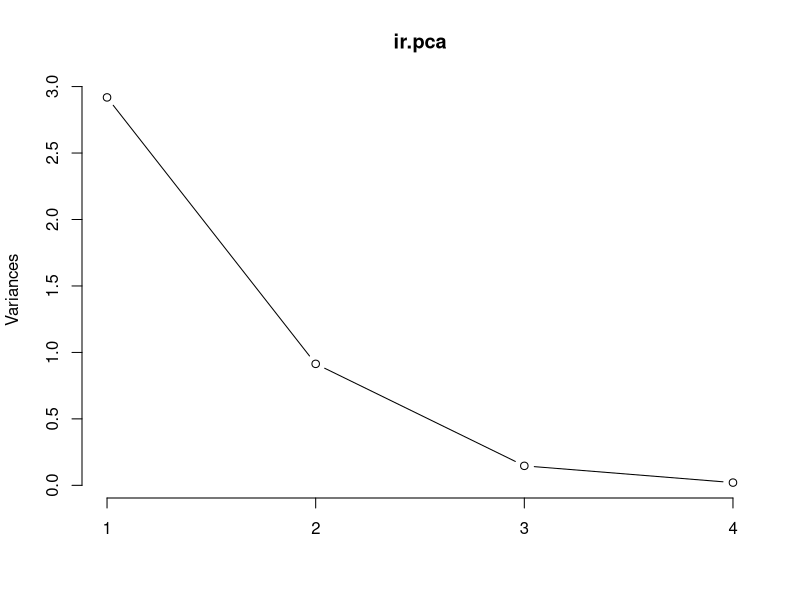

Write R code to recreate this figure. (Note: this script raises an error after producing the figure.)
########################################################
# unsurpervised learning: principal component analysis #
# Jason Guo, Quant 3 Lab                               #
########################################################


pkg <- c("foreign", "ggplot2", "datasets", "dplyr","ggbiplot")
lapply(pkg, require, character.only = TRUE)
head(iris)

d <- dplyr::select(iris, Sepal.Length, Sepal.Width, Petal.Length, Petal.Width) 

# original plot

ir.pca <- prcomp(d, center = TRUE, scale. = TRUE)

# check which variable is most important in each component
sweep(abs(ir.pca$rotation),2,colSums(abs(ir.pca$rotation)),`/`)

# check how many components it takes to explain most of the variance
plot(ir.pca, type = "l")

# plot the first and second PCs 
g <- ggbiplot(ir.pca, obs.scale = 1, var.scale = 1)
g<- g + theme(legend.direction = 'horizontal',
              legend.position = 'top')
print(g)

mean(ir.pca$x[,4])
